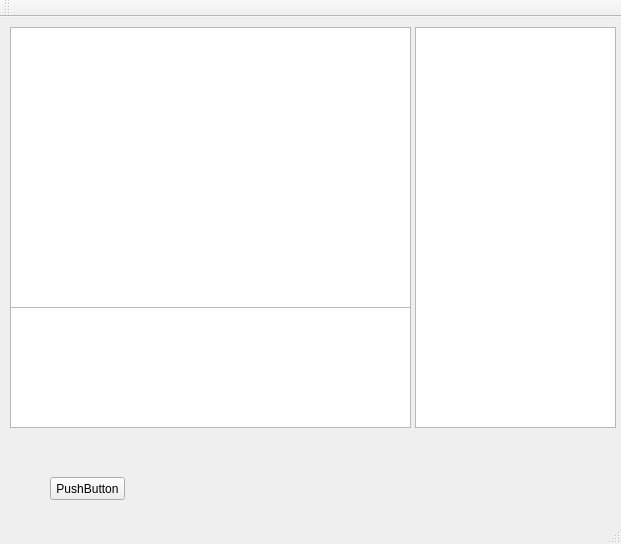
<?xml version="1.0" encoding="UTF-8"?>
<ui version="4.0">
 <class>MainWindow</class>
 <widget class="QMainWindow" name="MainWindow">
  <property name="geometry">
   <rect>
    <x>0</x>
    <y>0</y>
    <width>621</width>
    <height>544</height>
   </rect>
  </property>
  <property name="windowTitle">
   <string>MainWindow</string>
  </property>
  <widget class="QWidget" name="centralWidget">
   <widget class="QListWidget" name="clientList">
    <property name="geometry">
     <rect>
      <x>415</x>
      <y>10</y>
      <width>201</width>
      <height>401</height>
     </rect>
    </property>
   </widget>
   <widget class="QTextEdit" name="chatWindow">
    <property name="geometry">
     <rect>
      <x>10</x>
      <y>10</y>
      <width>401</width>
      <height>281</height>
     </rect>
    </property>
   </widget>
   <widget class="ChatBox" name="messageBox">
    <property name="geometry">
     <rect>
      <x>10</x>
      <y>290</y>
      <width>401</width>
      <height>121</height>
     </rect>
    </property>
   </widget>
   <widget class="QPushButton" name="disconnect">
    <property name="geometry">
     <rect>
      <x>50</x>
      <y>460</y>
      <width>75</width>
      <height>23</height>
     </rect>
    </property>
    <property name="text">
     <string>PushButton</string>
    </property>
   </widget>
  </widget>
  <widget class="QMenuBar" name="menuBar">
   <property name="geometry">
    <rect>
     <x>0</x>
     <y>0</y>
     <width>621</width>
     <height>21</height>
    </rect>
   </property>
  </widget>
  <widget class="QToolBar" name="mainToolBar">
   <attribute name="toolBarArea">
    <enum>TopToolBarArea</enum>
   </attribute>
   <attribute name="toolBarBreak">
    <bool>false</bool>
   </attribute>
  </widget>
  <widget class="QStatusBar" name="statusBar"/>
 </widget>
 <layoutdefault spacing="6" margin="11"/>
 <customwidgets>
  <customwidget>
   <class>ChatBox</class>
   <extends>QTextEdit</extends>
   <header location="global">chatbox.h</header>
  </customwidget>
 </customwidgets>
 <resources/>
 <connections/>
</ui>
